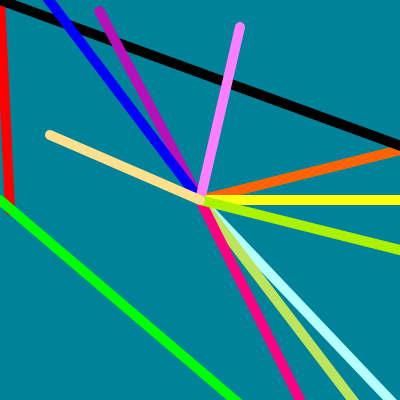
Frame 1 (no input)
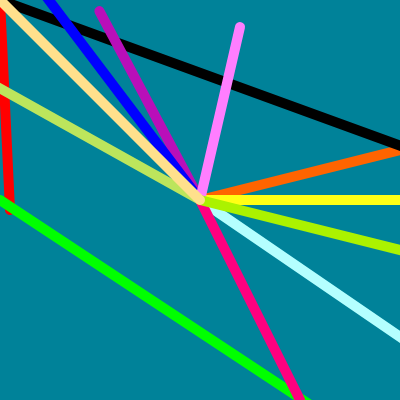
Frame 60 (no input)
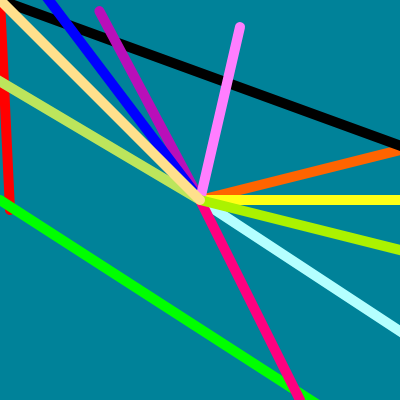
Frame 120 (the mouse pressed at the canvas centre since frame 60)

The p5.js sketch that drew these frames (run headless with seeded random() and noise() and a simulated clock; from frame 60 on, the mouse is pressed at the canvas centre):

// p5.js sketch
// ── sketch.js
//Jaehyeon Nam
//2D Vector Exercise
//CS099
//Spring 2020
let v,v2,n;

function setup() {
  createCanvas(400, 400);
  angleMode(DEGREES)
  v1 = createVector(80, 50);
  ve0 = new Vec2(10,210)
  ve1 = new Vec2(1000,200)
  ve2 = new Vec2(300,400)
  ve3 = new Vec2(500,600)
  ve4 = new Vec2(700,800)
  ve5 = new Vec2(90,10)
  ve6 = new Vec2(800,900)
  ve7 = new Vec2(600,100)
  ve8 = new Vec2(200,540)
  ve9 = new Vec2(80,9)
  ve10 = new Vec2(200,20)
  ve11 = new Vec2(200,224)
}
function draw() {
  strokeWeight(10)
  background('#008299');
  push()
  stroke(255,0,0)
  line(0,0,ve0.x,ve0.y)//1,o
  pop()
  push()
  stroke(255,100,0)
  ve7.getAngle(40)
  line(200,200,ve7.x,ve7.y)//2,o
  pop()
  //push()
  //stroke('#FFFFFF')  
  //ve2.getLength(1)
  //line(200,200,ve2.x,ve2.y)//3,x
  //pop()
  push()
  stroke('#000000')
  ve3.setAngle(20)
  line(0,0,ve3.x,ve3.y)//4,o
  pop()
  push()
  stroke(255,255,20)
  ve1.getLength(20)
  line(200,200,ve1.x,ve1.y)//5,o
  pop()
  push()
  stroke(185,15,185)
  ve5.setLength(100)
  line(200,200,ve5.x,ve5.y)//6,o
  pop()
  push()
  stroke('#00FF00')
  ve6.addTo(v1)
  line(0,200,ve6.x,ve6.y)//7,o
  pop()
  push()
  stroke('#B4FFFF')
  line(200,200,ve6.add(v1).x,ve6.add(v1).y)//8,o
  pop()
  push()
  stroke(0,0,255)
  line(200,200,ve5.subtract(v1).x,ve5.subtract(v1).y)//9,o
  pop()
  push()
  stroke('#BCE55C')
  ve4.subtractFrom(v1)
  line(200,200,ve4.x,ve4.y)//10,o
  pop()
  push()
  stroke('#FF7EFF')
  line(200,200,ve9.multiply(3).x,ve9.multiply(3).y)//11,o
  pop()
  push()
  stroke('#FF007F')
  ve2.multiplyBy(1)
  line(200,200,ve2.x,ve2.y)//12,o
  pop()
  push()
  stroke('#ABF200')//o
  line(200,200,ve1.divide(1).x,ve2.divide(1).y)//13,o
  pop()
  push()
  stroke('#FFE08C')
  ve8.divideBy(4)
  line(200,200,ve8.x,ve8.y)//14,o
  pop()
}

// ── vec2.js
class Vec2{
  
  constructor(x=0,y=0){
    this.angle = 0;
    this.x = x;
    this.y = y;
  }
  create(x,y){
    var obj = Object.create(this);
    obj.x = x;
    obj.y = y;
    return obj;
  }
  
  getAngle(){
    return atan2(this.y,this.x);
  }
  
  
  getLength(){
    return sqrt(this.x*this.x + this.y*this.y);
  }
  
   setAngle(angle_in_radians)
  {
    var length = this.getLength()
    this.x = cos(angle_in_radians)*length
    this.y = sin(angle_in_radians)*length
  }
  
  setLength(length){
    this.length = length
    var angle = this.getAngle();
    this.x = cos(angle) * this.length;
    this.y = sin(angle) * this.length;
  }
  
  add(v2){
    return this.create(this.x + v2.x,this.y + v2.y);
  }
  
  addTo(v2){
    this.x = this.x+v2.x
    this.y = this.y+v2.y
  }
  
  subtract(v2){
    return this.create(this.x - v2.x,this.y - v2.y);
  }
  
  subtractFrom(v2){
    this.x = this.x-v2.x
    this.y = this.y-v2.y
  }
  
  multiply(scalar){
    return this.create(this.x * scalar,this.y * scalar);
  }
  
  multiplyBy(scalar){
    this.x = this.x*scalar
    this.y = this.y*scalar
  }
  
  divide(scalar){
    return this.create(this.x / scalar,this.y / scalar);
  }
  
  divideBy(scalar){
    this.x = this.x/scalar
    this.y = this.y/scalar
  }
  
}
